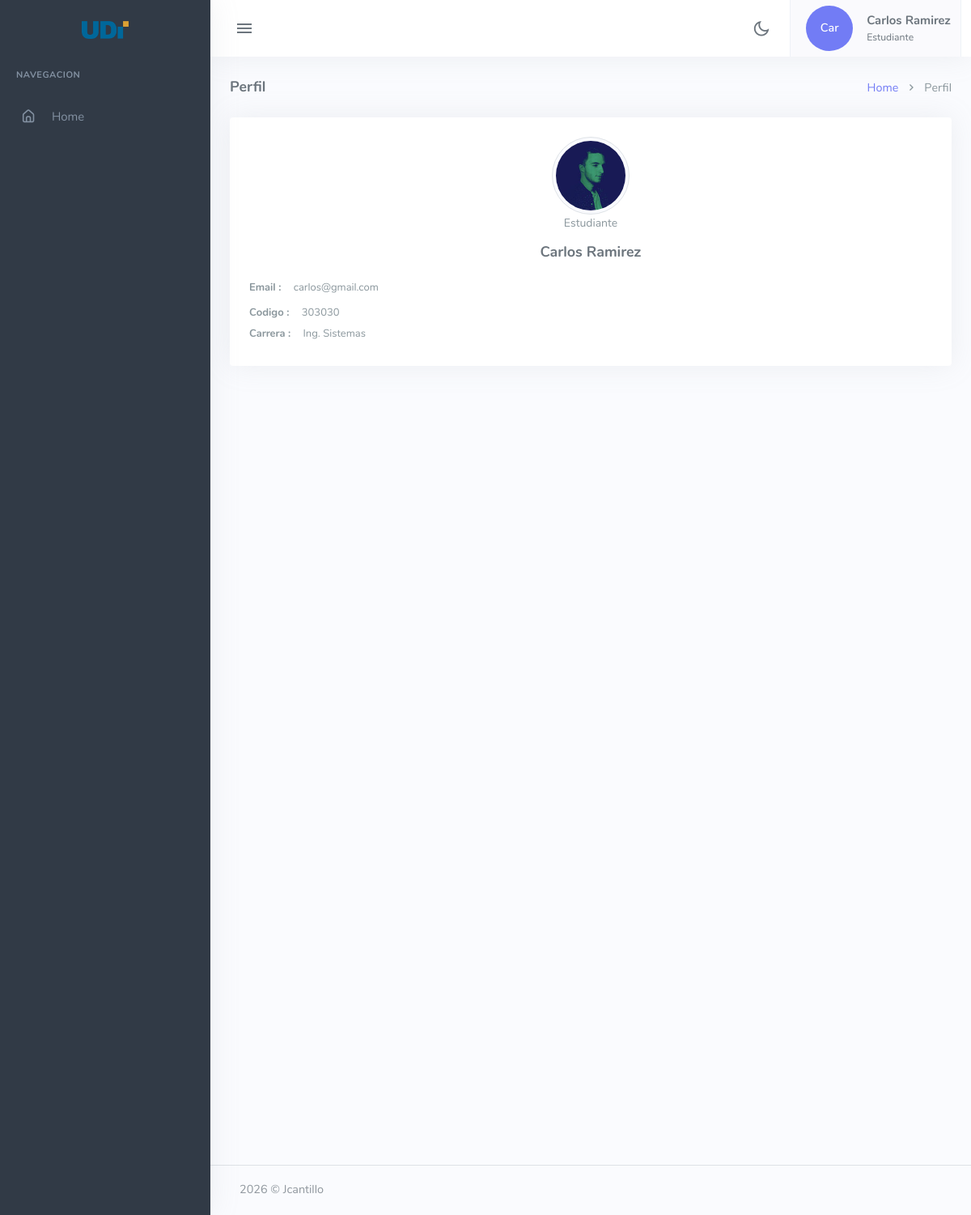
Page /barrancabermeja/pages-profile-2.php (signed in) on the committed database.
### tables this page shows
CREATE TABLE usuarios (
    idUser INT AUTO_INCREMENT PRIMARY KEY,         
    code_cc VARCHAR(50) NOT NULL UNIQUE,            
    name VARCHAR(50) NOT NULL,                     
    email VARCHAR(100) NOT NULL UNIQUE,            
    password VARCHAR(255) NOT NULL,                
    fecha_registro TIMESTAMP DEFAULT CURRENT_TIMESTAMP,  
    ultimo_acceso TIMESTAMP NULL,                  
    rol ENUM('Root', 'Admin', 'Estudiante') DEFAULT 'Estudiante',   
    carrera ENUM('Admi. Empresas', 'Ing. Sistemas', 'Diseño grafico','Ing. Industrial','Psicologia','Admin') DEFAULT 'Admin',   
    estado ENUM('Activo', 'Inactivo') DEFAULT 'Activo'   
);

### barrancabermeja/includes/conn.php (called while the page is built, shortened)
<?php
if (!class_exists('conectarDB')) {
    class conectarDB {
        public function __construct() {
            try {
                $this->conn_db = new PDO(
                    DB_HOST, DB_USER, DB_PASS,
                    [PDO::ATTR_ERRMODE => PDO::ERRMODE_EXCEPTION]
                );
                return $this->conn_db;
            } catch(PDOException $e) {
                die("Database error: " . $e->getMessage());
            }
        }
    }
}

### barrancabermeja/includes/class_usuario.php (called while the page is built, shortened)
<?php
require('conn.php');
class Usuario extends conectarDB {
    public function datosUser_email($email) {
        $sql = "SELECT * FROM usuarios WHERE email = :email";
        $stmt = $this->conn_db->prepare($sql);
        $stmt->bindParam(':email', $email, PDO::PARAM_STR);
        $stmt->execute();
        $resultado = $stmt->fetch(PDO::FETCH_ASSOC);
        return $resultado;
    }
}
?>

### barrancabermeja/pages-profile-2.php (the view, shortened to what this page needs)
<?php
require('includes/class_usuario.php');
?>
<!DOCTYPE html>
<html lang="en">
<head>
    <link href="assets/css/app-saas.min.css" rel="stylesheet" type="text/css" id="app-style" />
    <link href="assets/css/icons.min.css" rel="stylesheet" type="text/css" />
</head>
<body>
    <div class="wrapper">
        <?php
        include ("navbar.php");
        ?>
        <?php
        include ("leftSidebar.php");
        ?>
        <div class="content-page">
            <div class="content">
                <div class="container-fluid">
                    <div class="row">
                        <div class="col-12">
                            <div class="page-title-box">
                                <div class="page-title-right">
                                    <ol class="breadcrumb m-0">
                                        <li class="breadcrumb-item"><a href="index.php">Home</a></li>
                                        <li class="breadcrumb-item active">Perfil</li>
                                    </ol>
                                </div>
                                <h4 class="page-title">Perfil</h4>
                            </div>
                        </div>
                    </div>
                    <div class="card text-center">
                        <div class="card-body">
                            <img src="assets/images/users/avatar-1.jpg" class="rounded-circle avatar-lg img-thumbnail"
                                alt="profile-image">
                                <p class="text-muted font-14"><?php echo $usuario["rol"] ?></p>
                            <h4 class="mb-0 mt-2"><?php echo $usuario["name"] ?> </h4>
                            <div class="text-start mt-3">
                                <p class="text-muted mb-2 font-13"><strong>Email :</strong> <span
                                        class="ms-2 "><?php echo $usuario["email"] ?></span></p>
                                <p class="text-muted mb-1 font-13"><strong>Codigo :</strong> <span
                                        class="ms-2"><?php echo $usuario["code_cc"] ?></span></p>
                                <p class="text-muted mb-1 font-13"><strong>Carrera :</strong> <span
                                        class="ms-2"><?php echo $usuario["carrera"] ?></span></p>
                            </div>
                        </div>
                    </div>
                </div>
            </div>
            <?php
                include ("footer.php");
               ?>
        </div>
    </div>
</body>
</html>

### barrancabermeja/navbar.php (shortened to what this page needs)
<?php
require_once('includes/class_usuario.php');
$usuario = new Usuario();
$usuario = $usuario->datosUser_email($_SESSION['usuario_email']);
?>
<div class="navbar-custom">
    <div class="topbar container-fluid">
        <div class="d-flex align-items-center gap-lg-2 gap-1">
            <button class="button-toggle-menu">
                <i class="mdi mdi-menu"></i>
            </button>
        </div>
        <ul class="topbar-menu d-flex align-items-center gap-3">
            <li class="dropdown notification-list">
                <div class="nav-link" id="light-dark-mode" data-bs-toggle="tooltip" data-bs-placement="left"
                    title="Theme Mode">
                    <i class="ri-moon-line font-22"></i>
                </div>
            </li>
            <li class="dropdown">
                <a class="nav-link dropdown-toggle arrow-none nav-user px-2" data-bs-toggle="dropdown" href="#"
                    role="button" aria-haspopup="false" aria-expanded="false">
                    <span class="avatar-md d-flex justify-content-center align-items-center" style="height: 100%;">
                        <span
                            class="avatar-title bg-primary rounded-circle d-flex justify-content-center align-items-center"
                            style="width: 80%; height: 80%;">
                            <?php echo substr($usuario["name"], 0, 3); ?>
                        </span>
                    </span>
                    <span class="d-lg-flex flex-column gap-1 d-none">
                        <h5 class="my-0"><?php echo $usuario["name"] ?></h5>
                        <h6 class="my-0 fw-normal"><?php echo $usuario["rol"] ?></h6>
                    </span>
                </a>
            </li>
        </ul>
    </div>
</div>

### rows in the picture
usuarios: name "Car", name "Carlos Ramirez", rol "Estudiante", email "carlos@gmail.com", code_cc "303030", carrera "Ing. Sistemas"
